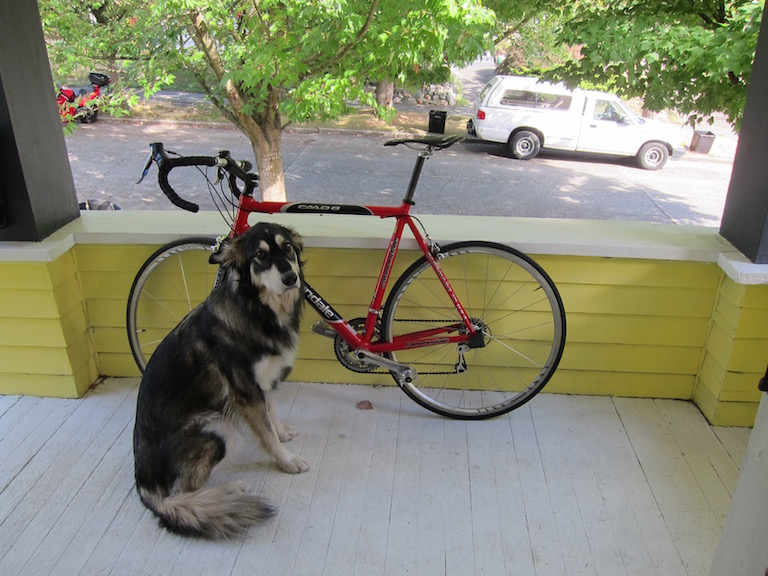
#> input picture a_demos/images/dog.jpg, 768 x 576 px
$ python imutils_demo.py
#> lines starting #> are read from the running program, lines starting #| are printed output that depends on the picture
# -*- coding: utf-8 -*-
"""
 Created on 2021/4/7 20:07
 Author: ff_wang
 Zhihu : https://www.zhihu.com/people/1105936347
 Github: https://github.com/AFei19911012
-------------------------------------------------
"""
# Source: https://github.com/jrosebr1/imutils

import cv2
import imutils
import matplotlib.pyplot as plt

# load image
image = cv2.imread(r'images/dog.jpg')
#> image is the input picture: shape (576, 768, 3); mean B, G, R 114.1, 135.7, 134.4
# show image
cv2.imshow('Original image', image)
# 0: 只显示当前帧图像，相当于视频暂停
# 1： 延时 1ms 切换到下一帧图像，针对视频
# cv2.waitKey(0)
# delete figure
# cv2.destroyAllWindows()

# translation: left -> right 100, up -> down 200
translation_image = imutils.translate(image, 100, 200)
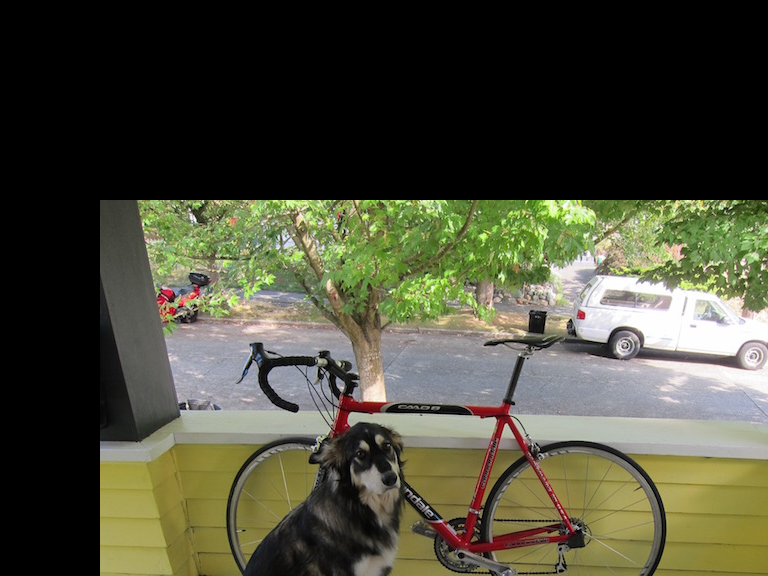
#> translation_image: shape (576, 768, 3); mean B, G, R 57.6, 75.3, 75
# save image
cv2.imwrite(r'images/translation_image.jpg', translation_image)

# rotation
rotation_image = imutils.rotate(image, 90)
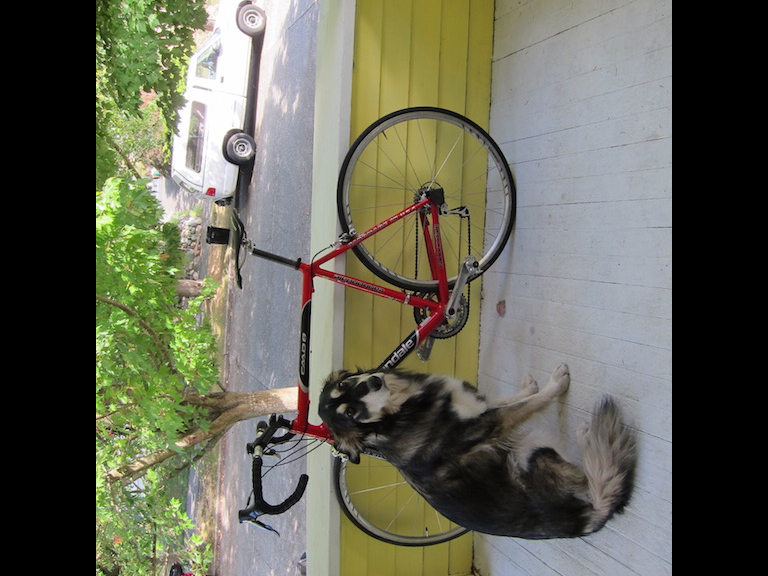
#> rotation_image: shape (576, 768, 3); mean B, G, R 87.3, 102.2, 101.3
rotation_bound_image = imutils.rotate_bound(image, 45)
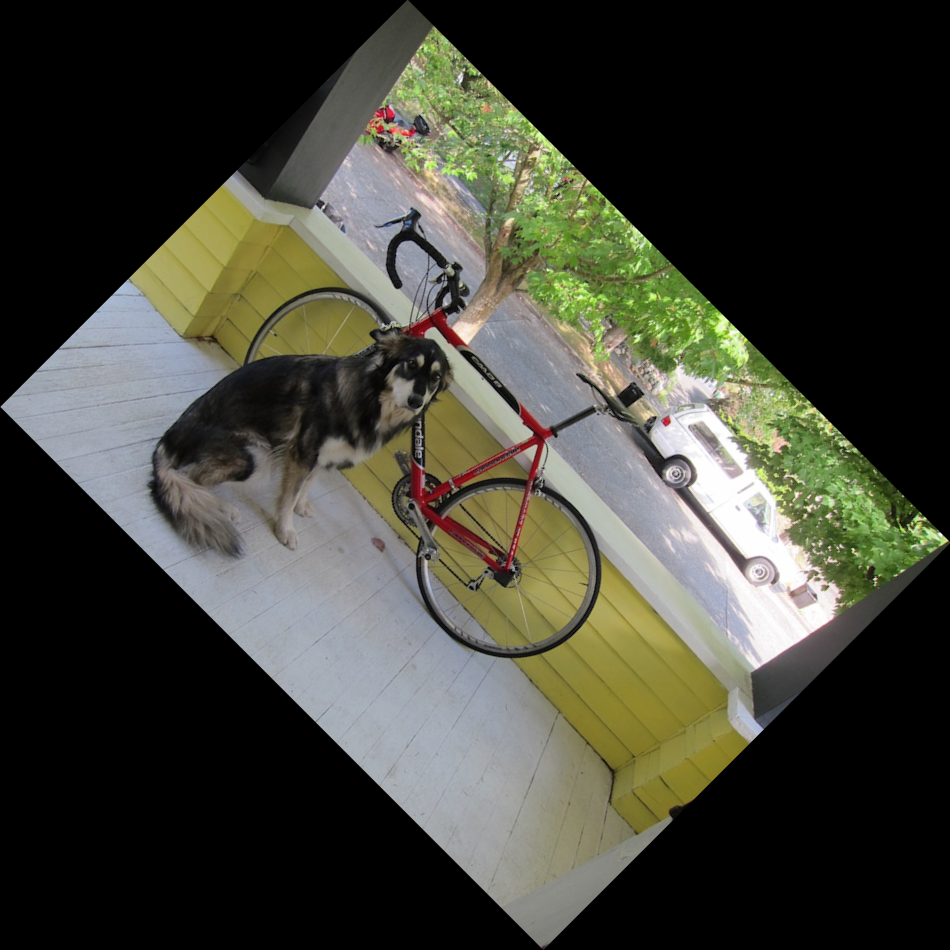
#> rotation_bound_image: shape (950, 950, 3); mean B, G, R 55.9, 66.5, 65.9
cv2.imwrite(r'images/rotation_image_90.jpg', rotation_image)
cv2.imwrite(r'images/rotation_bound_image_45.jpg', rotation_bound_image)

# resizing: 等比例缩放
resized_image = imutils.resize(image, width=400)
cv2.imwrite(r'images/resized_image_400.jpg', resized_image)

# skeletonization: 提取拓扑骨架（topological skeleton）
# size：粒度，越小越耗时
# 转成灰度图
gray_image = cv2.cvtColor(image, cv2.COLOR_RGB2GRAY)
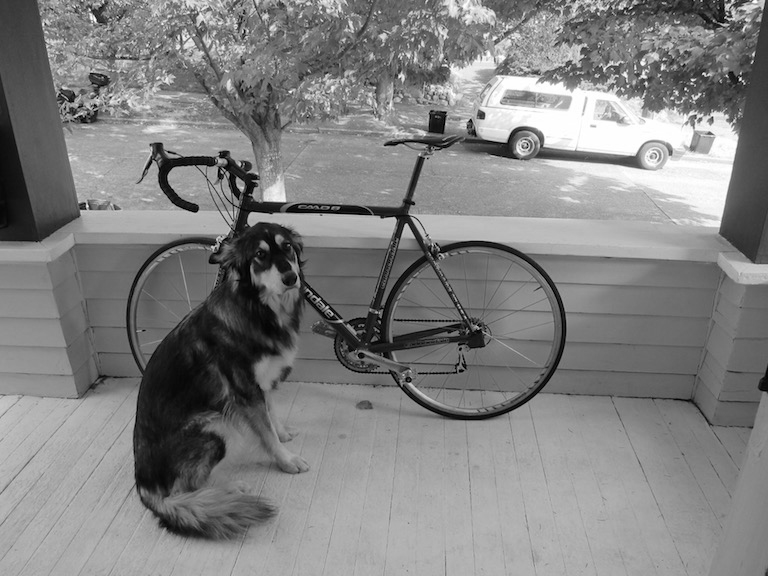
#> gray_image: shape (576, 768); min 0, max 255, mean 129.1
skeleton_image = imutils.skeletonize(gray_image, size=(3, 3))
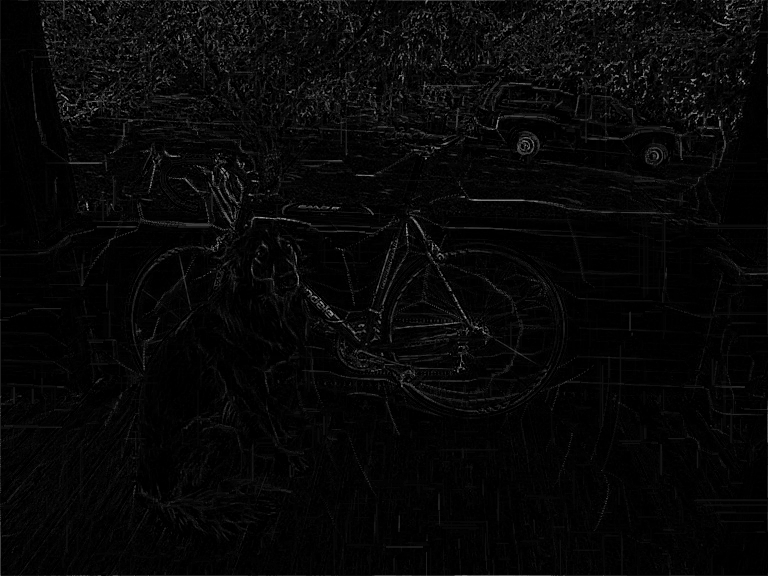
#> skeleton_image: shape (576, 768); min 0, max 189, mean 7.2
skeleton_Canny_image = cv2.Canny(gray_image, 60, 200)
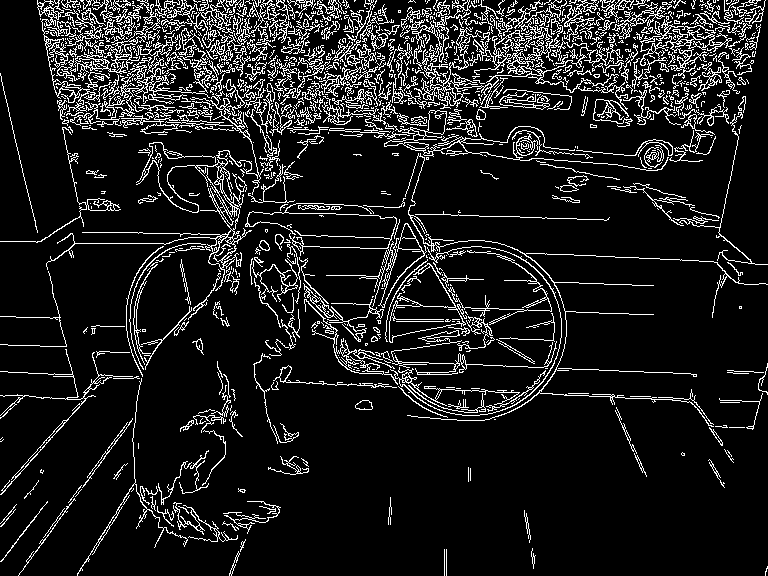
#> skeleton_Canny_image: shape (576, 768); 11.3% white in thin lines or dots
cv2.imwrite(r'images/gray_image.jpg', gray_image)
cv2.imwrite(r'images/skeleton_image.jpg', skeleton_image)
cv2.imwrite(r'images/skeleton_Canny_image.jpg', skeleton_Canny_image)

# matplotlib 显示
# cv2.cvtColor 将 BGR 序列转换为 RGB 序列
# 使用 imutils.opencv2matplotlib
plt.figure('Opencv vs Matplotlib')
plt.subplot(1, 2, 1)
plt.imshow(image)
plt.axis('off')
plt.title('Incorrect')
plt.subplot(1, 2, 2)
plt.imshow(imutils.opencv2matplotlib(image))
plt.axis('off')
plt.title('Correct')
plt.show()
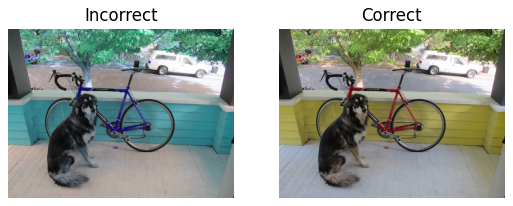
#> figure drawn by matplotlib, 2 panels; B, G, R data is drawn as R, G, B

$ run again, with a_demos/images/obama.jpg copied over a_demos/images/dog.jpg
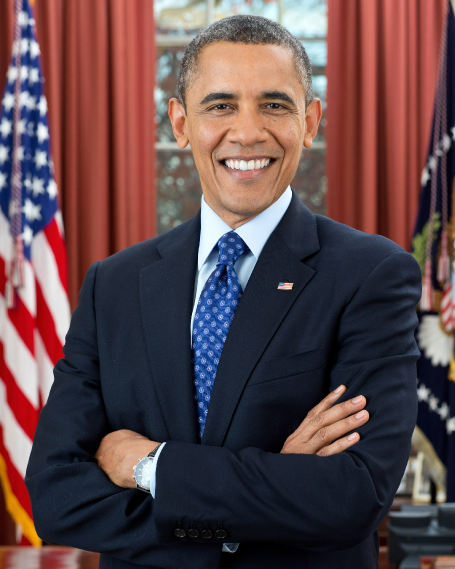
#> input picture a_demos/images/obama.jpg, 910 x 1137 px (shown at 1/2 size)
#> image is the input picture: shape (1137, 910, 3); mean B, G, R 74.6, 71.7, 95
#> `skeleton_Canny_image = cv2.Canny(gray_image, 60, 200)`:
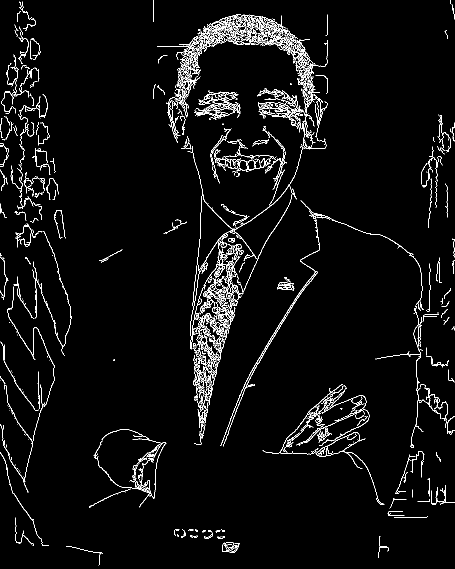
#> skeleton_Canny_image: shape (1137, 910) (shown at 1/2 size); 3.7% white in thin lines or dots
#> `plt.show()`:
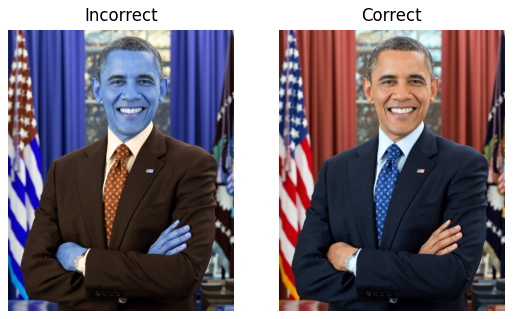
#> figure drawn by matplotlib, 2 panels; B, G, R data is drawn as R, G, B
